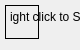
<ui version="4.0" >
 <class>TileWidget</class>
 <widget class="QWidget" name="TileWidget" >
  <property name="geometry" >
   <rect>
    <x>0</x>
    <y>0</y>
    <width>80</width>
    <height>50</height>
   </rect>
  </property>
  <property name="sizePolicy" >
   <sizepolicy vsizetype="Minimum" hsizetype="Minimum" >
    <horstretch>0</horstretch>
    <verstretch>0</verstretch>
   </sizepolicy>
  </property>
  <property name="windowTitle" >
   <string/>
  </property>
  <widget class="QLabel" name="tilePixmapLabel" >
   <property name="geometry" >
    <rect>
     <x>5</x>
     <y>5</y>
     <width>34</width>
     <height>34</height>
    </rect>
   </property>
   <property name="sizePolicy" >
    <sizepolicy vsizetype="Fixed" hsizetype="Fixed" >
     <horstretch>0</horstretch>
     <verstretch>0</verstretch>
    </sizepolicy>
   </property>
   <property name="autoFillBackground" >
    <bool>false</bool>
   </property>
   <property name="frameShape" >
    <enum>QFrame::Box</enum>
   </property>
   <property name="frameShadow" >
    <enum>QFrame::Plain</enum>
   </property>
   <property name="text" >
    <string/>
   </property>
   <property name="pixmap" >
    <pixmap resource="tile_edit_qt.qrc" >:/newPrefix/empty_image.png</pixmap>
   </property>
   <property name="scaledContents" >
    <bool>false</bool>
   </property>
   <property name="alignment" >
    <set>Qt::AlignCenter</set>
   </property>
   <property name="indent" >
    <number>0</number>
   </property>
  </widget>
  <widget class="QLabel" name="tileLabel" >
   <property name="geometry" >
    <rect>
     <x>10</x>
     <y>10</y>
     <width>128</width>
     <height>14</height>
    </rect>
   </property>
   <property name="sizePolicy" >
    <sizepolicy vsizetype="Fixed" hsizetype="Fixed" >
     <horstretch>0</horstretch>
     <verstretch>0</verstretch>
    </sizepolicy>
   </property>
   <property name="text" >
    <string>Right click to Select Bitmap</string>
   </property>
   <property name="scaledContents" >
    <bool>true</bool>
   </property>
   <property name="alignment" >
    <set>Qt::AlignCenter</set>
   </property>
  </widget>
 </widget>
 <resources>
  <include location="tile_edit_qt.qrc" />
 </resources>
 <connections/>
</ui>
